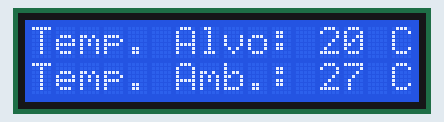
Recording of a sketch running on a simulated Arduino Uno, built with avr-gcc and run on an emulated ATmega328P. Parts: 16×2 character LCD.

Above: at 0.1 s.
At 3.21 s:
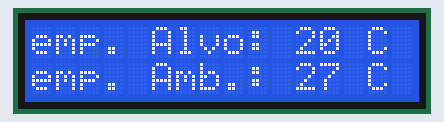
At 4.11 s:
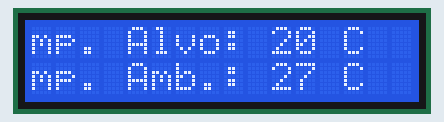
At 5.02 s:
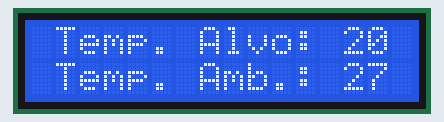
At 5.62 s:
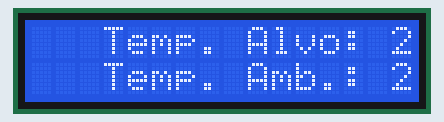

The sketch:

teste_lcd_tcc.ino
```cpp
#include <LiquidCrystal.h>
LiquidCrystal lcd(18, 17, 5, 4, 16, 15); //pinos que serão utilizados no display (12, 11, 5, 4, 3, 2);

void setup(){
  lcd.begin(16,2); //define numero de linhas e colunas no display
}

void scrollLeft (int passos){ //rolagem para a esquerda
  for (int posicao = 0; posicao < passos; posicao++){
    lcd.scrollDisplayLeft();
    delay (300);
  }
}

void scrollRight (int passos){
  for (int posicao = 0; posicao < passos; posicao++){
    lcd.scrollDisplayRight();
    delay(300);
  }
}

void loop (){
  lcd.clear(); //Limpa a tela
  lcd.setCursor(0,0); //Posiciona o cursor na coluna 3, linha 0;
  lcd.print("Temp. Alvo: 20 C ");//texto que vai para o lcd
  lcd.setCursor(0, 1);
  lcd.print("Temp. Amb.: 27 C");
  delay(3000);

  scrollLeft(3);
  scrollRight(6);
}
```

Measured:
- by itself, everything shown: repeats every 5.7 s, in 10 steps
